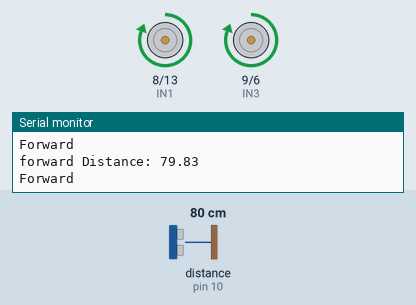
This sketch was run on a simulated Arduino Uno, built with avr-gcc and run on an emulated ATmega328P. Parts: motor-driver pin pairs drawn as motors (green arrow = first pin HIGH = forward, orange = second pin HIGH = backward, longer = more drive, scaled by the enable pin), the last lines printed to the serial monitor. Wiring (inferred from the names in the program): ultrasonic range finder: trigger pin 11; echo pin 10. The test bench sets the inputs (shaded band); at power-on: distance to the obstacle (sensor on pin 10) 80 cm. The echo pulse lasts 58.3 µs per cm.

Above: at 1.2 s.
1.3 s: distance to the obstacle (sensor on pin 10) set to 26 cm
4.3 s: distance to the obstacle (sensor on pin 10) set to 23 cm
At 4.8 s:
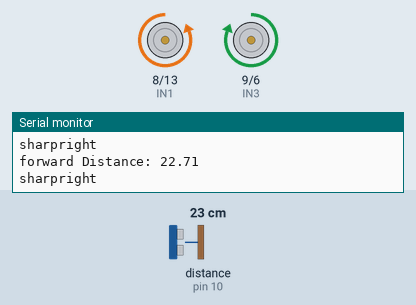
5.8 s: distance to the obstacle (sensor on pin 10) set to 60 cm
At 6.5 s:
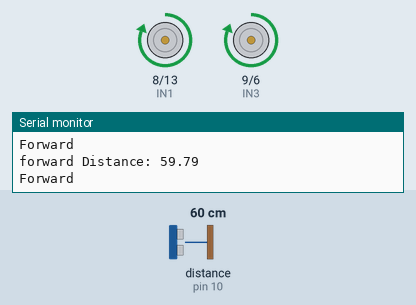
7.4 s: distance to the obstacle (sensor on pin 10) set to 2 cm
At 8.4 s:
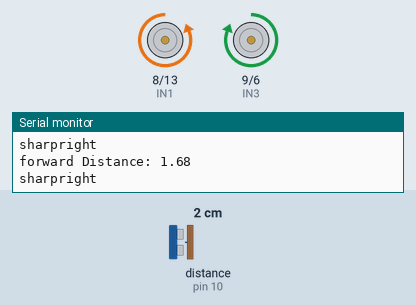
Timing chart, 0 to 9.9 s (numbered marks = the images above; inputs shaded):
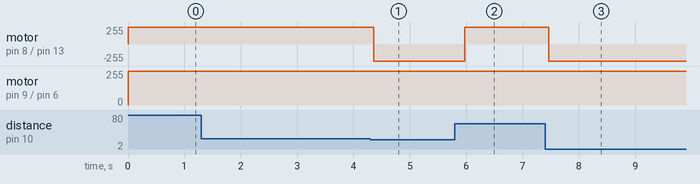

Measured:
- the behaviour switches between 25 and 24 cm on distance to the obstacle (sensor on pin 10) (found by bisection; images 0 and 1)
- after the input at 4.3 s, motor on pin 8 (IN1) / pin 13 (IN2): forward 255/255 → backward 255/255 after 0.06 s
- after the input at 5.8 s, motor on pin 8 (IN1) / pin 13 (IN2): backward 255/255 → forward 255/255 after 0.17 s
- after the input at 7.4 s, motor on pin 8 (IN1) / pin 13 (IN2): forward 255/255 → backward 255/255 after 0.06 s

The sketch:

obrfinal_stem.ino
```cpp
#define IN1 8      //IN1
#define IN2 13        //IN2
#define ENA 2          //ENA
#define ENB 7        //ENB
#define IN3 9          //IN3
#define IN4 6          //IN4
#define trigger 11      //Trigger
#define echo 10        //Echo


void stopm(void);
void forward(void);
void inputs(void);
void sharpright(void);

int duration;
float distance;

void setup(void)
{
  Serial.begin (9600);
  pinMode(trigger, OUTPUT);
  pinMode(echo, INPUT);
  pinMode(IN1,OUTPUT);
  pinMode(IN2,OUTPUT);
  pinMode(IN3,OUTPUT);
  pinMode(IN4,OUTPUT);
  pinMode(ENA,OUTPUT);
  pinMode(ENB,OUTPUT);
  digitalWrite(ENA,HIGH);
  digitalWrite(ENB,HIGH);
 }


void loop(void) {
 inputs();
if(distance<24){
  sharpright();
}
else
{
forward();
}
}


void forward(void)
{  Serial.println("Forward");
  digitalWrite(IN1, HIGH);
  digitalWrite(IN2, LOW);
  digitalWrite(IN3, HIGH);
  digitalWrite(IN4, LOW);
}


void sharpright()
{  Serial.println("sharpright");
  digitalWrite(IN1, LOW);
  digitalWrite(IN2, HIGH);
  digitalWrite(IN3, HIGH);
  digitalWrite(IN4, LOW);
  delay(400);
}


void stopm(void)
{  Serial.println("stop");
  digitalWrite(IN1, LOW);
  digitalWrite(IN2, LOW);
  digitalWrite(IN3, LOW);
  digitalWrite(IN4, LOW);
}


void inputs()
{
      digitalWrite(trigger, LOW);
      delayMicroseconds(2);
      digitalWrite(trigger, HIGH);
      delayMicroseconds(10);
      digitalWrite(trigger, LOW);
      duration = pulseIn(echo, HIGH);
      distance = (duration / 2) / 29.1;
      digitalWrite(trigger, LOW);

      Serial.print("forward Distance: ");
      Serial.println(distance);
}
```
